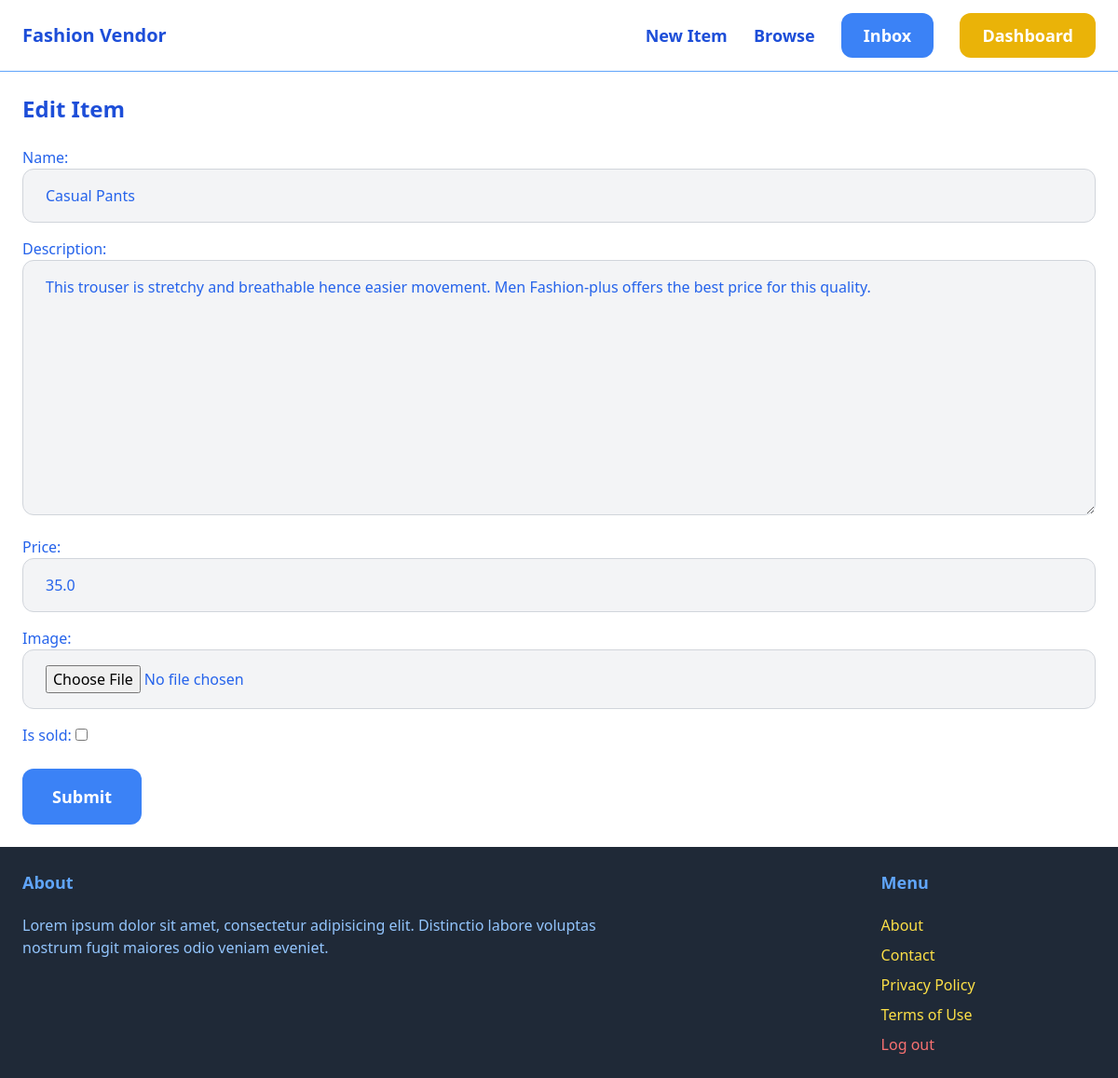
The page /items/1/edit/ (signed in) on the database its author committed.
### item/models.py (models this page shows, shortened)
class Item(models.Model):
    category = models.ForeignKey(Category, related_name="items", on_delete=models.CASCADE)
    name = models.CharField(max_length=255)
    description = models.TextField(blank=True, null=True)
    price = models.FloatField()
    image = models.ImageField(upload_to="item_images", blank=True, null=True)
    is_sold = models.BooleanField(default=False)
    created_by = models.ForeignKey(User, related_name="items", on_delete=models.CASCADE)
    created_at = models.DateTimeField(auto_now_add=True)
    class Meta:
        ordering = ("name",)

### item/views.py (the view)
# urls.py: path("<int:pk>/edit/", views.edit, name="edit"),
@login_required
def edit(request, pk):
    item = get_object_or_404(Item, pk=pk, created_by=request.user)
    if request.method == "POST":
        form = EditItemForm(request.POST, request.FILES, instance=item)
        if form.is_valid():
            form.save()
            return redirect("item:detail", pk=item.pk)
    else:
        form = EditItemForm(instance=item)
    return render(
        request,
        "item/form.html",
        {
            "form": form,
            "title": "Edit Item",
        },
    )

### item/forms.py
class EditItemForm(forms.ModelForm):
    class Meta:
        model = Item
        fields = ("name", "description", "price", "image", "is_sold")
        widgets = {
            "name": forms.TextInput(attrs={
                "class": INPUT_CLASSES,
                "placeholder": "Item name",
            }),
            "description": forms.Textarea(attrs={
                "class": INPUT_CLASSES,
                "placeholder": "Item description",
            }),
            "price": forms.TextInput(attrs={
                "class": INPUT_CLASSES,
                "placeholder": "Item price",
            }),
            "image": forms.FileInput(attrs={
                "class": INPUT_CLASSES,
            }),
        }

### item/templates/item/form.html (shortened to what this page needs)
{% extends "core/base.html" %}
{% block content %}
<h1 class="mb-6 text-2xl font-bold text-blue-700">{{ title }}</h1>
<form action="." method="post" enctype="multipart/form-data">
    <div class="space-y-4 text-blue-600">
        {{ form.as_p }}
    </div>
    <button class="mt-6 py-4 px-8 text-lg bg-blue-500 hover:bg-blue-700 rounded-xl text-white font-bold">Submit</button>
</form>
{% endblock %}

### rows shown on the page
Item: name "Casual Pants", description "This trouser is stretchy and breathable hence easier movement. Men Fashion-plus offers the best price for this quality.", price "35.0"

### other values the page prints
{{ title }} "Edit Item"
